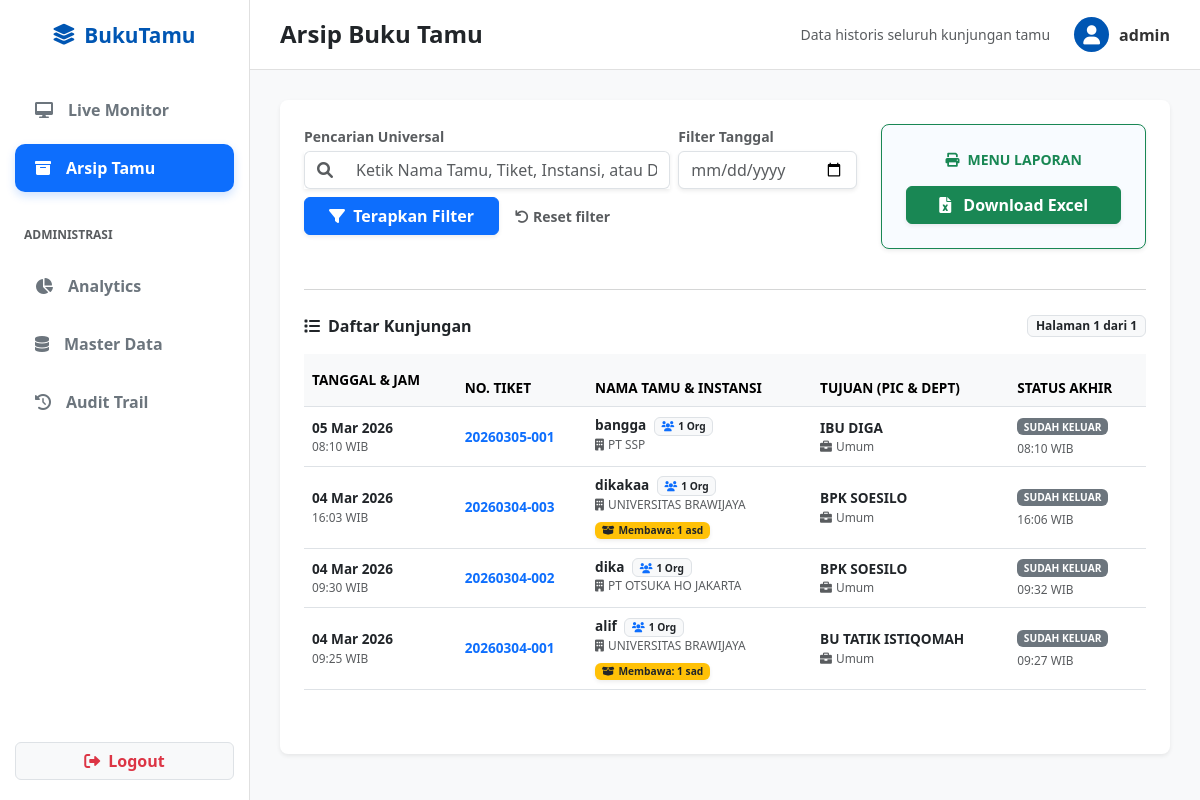
/arsip-tamu/ (signed in), run on an earlier commit of the app's database.
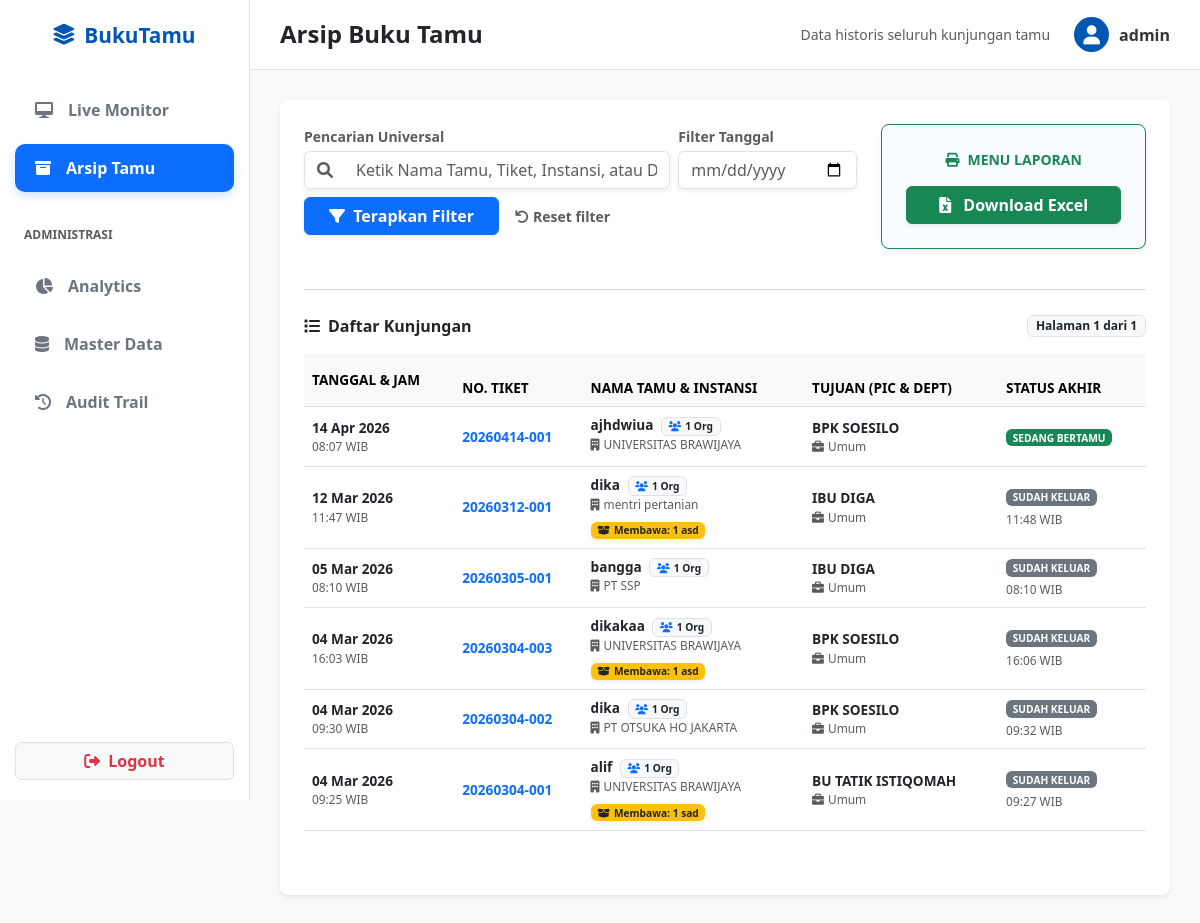
And on a later commit of the database.
### tamu/models.py (models this page shows, shortened)
class BukuTamu(models.Model):
    STATUS_CHOICES = [
        ('MENUNGGU', 'Menunggu Konfirmasi'),
        ('MASUK', 'Sedang Bertamu'),
        ('SELESAI', 'Selesai Bertamu'),
        ('KELUAR', 'Sudah Checkout'),
        ('DITOLAK', 'Ditolak/Batal'),
    ]
    KATEGORI_CHOICES = [
        ('rekan_bisnis', 'Lokal Rekan Bisnis'),
        ('pemerintahan', 'Pemerintahan'),
        ('akademisi', 'Akademisi'),
        ('overseas', 'Overseas Guests (Luar Negeri)'),
    ]
    waktu_masuk = models.DateTimeField(auto_now_add=True)
    status = models.CharField(max_length=20, choices=STATUS_CHOICES, default='MENUNGGU')
    nama = models.CharField(max_length=100, verbose_name="Nama Lengkap")
    instansi = models.CharField(max_length=150, verbose_name="Nama Instansi")
    no_hp = models.CharField(max_length=20, verbose_name="No Telfon/HP")
    no_polisi = models.CharField(max_length=20, verbose_name="No Polisi Kendaraan", blank=True, null=True)
    foto_ktp = models.ImageField(
        upload_to=rename_file_ktp,  # <--- PANGGIL FUNGSI
        verbose_name="Foto KTP",
        blank=False, null=False
    )
    keperluan = models.TextField(verbose_name="Keperluan")
    pic_tuju = models.ForeignKey('PIC', on_delete=models.SET_NULL, null=True, blank=True)
    jumlah_tamu = models.PositiveBigIntegerField(default=1, verbose_name="Jumlah Orang")
    sudah_janji = models.BooleanField(default=False, verbose_name="Sudah Janji?")
    foto_wajah = models.ImageField(
        upload_to=rename_file_selfie, # <--- PANGGIL FUNGSI
        verbose_name="Foto Wajah (Selfie)",
        blank=True, null=True
    )
    kategori_tamu = models.CharField(
        max_length=50,
        choices=KATEGORI_CHOICES,
        default='rekan_bisnis',
        verbose_name="Kategori Tamu"
    )
    waktu_keluar = models.DateTimeField(null=True, blank=True)
    created_at = models.DateTimeField(auto_now_add=True)
    bawa_barang = models.CharField(max_length=200, blank=True, null=True, verbose_name="Barang Bawaan")
    jumlah_barang = models.IntegerField(default=0, verbose_name="Jumlah Barang")
    @property
    def nomor_tiket(self):
        if not self.id:
            return "-"
        tanggal_ini = self.waktu_masuk.date()
        urutan = BukuTamu.objects.filter(waktu_masuk__date=tanggal_ini, id__lte=self.id).count()
        tanggal_str = self.waktu_masuk.strftime('%Y%m%d')
        return f"{tanggal_str}-{str(urutan).zfill(3)}"
    class Meta:
        ordering = ['-waktu_masuk']
        verbose_name_plural = "Daftar Tamu"

class PIC(models.Model): # Nama kelas jadi lebih singkat
    nama_lengkap = models.CharField(max_length=100, unique=True)
    departemen = models.CharField(max_length=100, default="-")
    is_active = models.BooleanField(default=True)
    class Meta:
        verbose_name = "PIC"
        verbose_name_plural = "Daftar PIC"

### tamu/views.py (the view, shortened to what this page needs)
# urls.py: path('arsip-tamu/', views.arsip_tamu, name='arsip_tamu'),
@login_required(login_url='login')
def arsip_tamu(request):
    tamu_list = BukuTamu.objects.all().order_by('-created_at')
    cari_nama = request.GET.get('nama', '')  # Ini sekarang bertugas sebagai penangkap Omni-Search
    cari_tanggal = request.GET.get('tanggal', '')
    if cari_tanggal:
        tamu_list = tamu_list.filter(waktu_masuk__date=cari_tanggal)
    paginator = Paginator(tamu_list, 20)
    page_number = request.GET.get('page')
    page_obj = paginator.get_page(page_number)
    context = {
        'page_obj': page_obj,
        'cari_nama': cari_nama, # Tetap pakai variabel ini agar HTML tidak error
        'cari_tanggal': cari_tanggal,
    }
    return render(request, 'tamu/arsip_tamu.html', context)

### tamu/templates/tamu/arsip_tamu.html (shortened to what this page needs)
{% extends 'tamu/base.html' %}
{% block page_header %}Arsip Buku Tamu{% endblock %}
{% block topbar_extra %}<span class="text-muted small">Data historis seluruh kunjungan tamu</span>{% endblock %}
{% block content %}
<div class="card border-0 shadow-sm bg-white rounded-3 p-4">
    <div class="row g-4 mb-4">
        <div class="col-md-8">
            <form method="GET" id="filterForm">
                <div class="row g-2">
                    <div class="col-md-8">
                        <label class="small text-muted fw-bold mb-1">Pencarian Universal</label>
                        <div class="input-group shadow-sm">
                            <span class="input-group-text bg-white border-end-0 text-muted"><i class="fas fa-search"></i></span>
                            <input type="text" name="nama" class="form-control border-start-0 text-muted" placeholder="Ketik Nama Tamu, Tiket, Instansi, atau Departemen..." value="{{ cari_nama }}">
                        </div>
                    </div>
                    <div class="col-md-4">
                        <label class="small text-muted fw-bold mb-1">Filter Tanggal</label>
                        <input type="date" name="tanggal" class="form-control text-muted shadow-sm" value="{{ cari_tanggal }}">
                    </div>
                </div>
                <div class="d-flex align-items-center mt-2">
                    <button type="submit" class="btn btn-primary px-4 fw-bold shadow-sm">
                        <i class="fas fa-filter me-1"></i> Terapkan Filter
                    </button>
                    <a href="{% url 'arsip_tamu' %}" class="small text-decoration-none ms-3 text-muted fw-bold" style="transition: 0.2s;">
                        <i class="fas fa-undo me-1"></i>Reset filter
                    </a>
                </div>
            </form>
        </div>
        <div class="col-md-4">
            <div class="card border border-success shadow-sm h-100 rounded-3" style="background-color: #f8fbff;">
                <div class="card-body p-4 d-flex flex-column justify-content-center text-center">
                    <div class="small fw-bold text-success text-uppercase mb-3">
                        <i class="fas fa-print me-2"></i>Menu Laporan
                    </div>
                    <button type="button" class="btn btn-success fw-bold w-100 shadow-sm" data-bs-toggle="modal" data-bs-target="#modalDownload">
                        <i class="fas fa-file-excel me-2"></i> Download Excel
                    </button>
                </div>
            </div>
        </div>
    </div>
    <hr class="text-muted opacity-25 mb-4">
    <div class="d-flex justify-content-between align-items-center mb-3">
        <span class="fw-bold text-dark"><i class="fas fa-list me-2"></i>Daftar Kunjungan</span>
        <span class="badge bg-light text-dark border">Halaman {{ page_obj.number }} dari {{ page_obj.paginator.num_pages }}</span>
    </div>
    <div class="table-responsive">
        <table class="table table-hover align-middle" style="font-size: 0.85rem;">
            <thead class="table-light text-muted border-bottom">
                <tr>
                    <th class="py-3">TANGGAL & JAM</th>
                    <th>NO. TIKET</th>
                    <th>NAMA TAMU & INSTANSI</th>
                    <th>TUJUAN (PIC & DEPT)</th>
                    <th>STATUS AKHIR</th>
                </tr>
            </thead>
            <tbody>
                {% for tamu in page_obj %}
                <tr>
                    <td class="text-muted">
                        <div class="fw-bold text-dark">{{ tamu.waktu_masuk|date:"d M Y" }}</div>
                        <div class="small">{{ tamu.waktu_masuk|date:"H:i" }} WIB</div>
                    </td>
                    <td><span class="text-primary fw-bold">{{ tamu.nomor_tiket }}</span></td>
                    <td>
                        <div class="fw-bold text-dark">
                            {{ tamu.nama }}
                            <span class="badge bg-light text-dark border ms-1" title="Jumlah Tamu">
                                <i class="fas fa-users text-primary me-1"></i>{{ tamu.jumlah_tamu }} Org
                            </span>
                        </div>
                        <div class="small text-muted mb-1"><i class="fas fa-building me-1"></i>{{ tamu.instansi }}</div>
                        {% if tamu.bawa_barang %}
                        <span class="badge bg-warning text-dark small shadow-sm mt-1">
                            <i class="fas fa-box-open me-1"></i>Membawa: {{ tamu.jumlah_barang }} {{ tamu.bawa_barang }}
                        </span>
                        {% endif %}
                    </td>
                    <td>
                        <div class="fw-bold text-dark text-uppercase">{{ tamu.pic_tuju.nama_lengkap|default:"-" }}</div>
                        <div class="small text-muted"><i class="fas fa-briefcase me-1"></i>{{ tamu.pic_tuju.departemen|default:"-" }}</div>
                    </td>
                    <td>
                        {% if tamu.status == 'KELUAR' %}
                            <span class="badge bg-secondary">SUDAH KELUAR</span>
                            <div class="small text-muted mt-1">{{ tamu.waktu_keluar|date:"H:i" }} WIB</div>
                        {% elif tamu.status == 'MASUK' %}
                            <span class="badge bg-success">SEDANG BERTAMU</span>
                        {% else %}
                            <span class="badge bg-warning text-dark">{{ tamu.status }}</span>
                        {% endif %}
                    </td>
                </tr>
                {% empty %}
                <tr><td colspan="5" class="text-center py-5 text-muted">Data tamu tidak ditemukan.</td></tr>
                {% endfor %}
            </tbody>
        </table>
    </div>
</div>
{% endblock %}

### tamu/templates/tamu/base.html (shortened to what this page needs)
<!DOCTYPE html>
<html lang="id">
<head>
    <link href="https://cdn.jsdelivr.net/npm/bootstrap@5.3.0/dist/css/bootstrap.min.css" rel="stylesheet">
    <link href="https://cdnjs.cloudflare.com/ajax/libs/font-awesome/6.0.0/css/all.min.css" rel="stylesheet">
</head>
<body>
    <nav id="sidebar">
        <div class="sidebar-brand">
            <i class="fas fa-layer-group"></i>
            <span>BukuTamu</span>
        </div>
        <ul class="sidebar-nav">
            <li>
                <a href="{% url 'daftar_tamu' %}" class="{% if request.resolver_match.url_name == 'daftar_tamu' %}active{% endif %}">
                    <i class="fas fa-desktop"></i>
                    <span>Live Monitor</span>
                </a>
            </li>
            <li>
                <a href="{% url 'arsip_tamu' %}" class="{% if request.resolver_match.url_name == 'arsip_tamu' %}active{% endif %}">
                    <i class="fas fa-archive"></i>
                    <span>Arsip Tamu</span>
                </a>
            </li>
            {% if request.user.is_superuser or request.user.groups.all.0.name == 'KANTOR' %}
            <li class="mt-4 mb-2 px-4 text-uppercase text-muted fw-bold" style="font-size: 0.75rem;">
                Administrasi
            </li>
            <li>
                <a href="{% url 'dashboard_analytics' %}" class="{% if request.resolver_match.url_name == 'dashboard_analytics' %}active{% endif %}">
                    <i class="fas fa-chart-pie"></i>
                    <span>Analytics</span>
                </a>
            </li>
            <li>
                <a href="{% url 'master_data' %}" class="{% if request.resolver_match.url_name == 'master_data' %}active{% endif %}">
                    <i class="fas fa-database"></i>
                    <span>Master Data</span>
                </a>
            </li>
            <li>
                <a href="{% url 'audit_trail' %}" class="{% if request.resolver_match.url_name == 'audit_trail' %}active{% endif %}">
                    <i class="fas fa-history"></i>
                    <span>Audit Trail</span>
                </a>
            </li>
            {% endif %}
            </ul>
        <div class="sidebar-footer">
            <a href="{% url 'logout' %}" class="btn btn-light w-100 fw-bold text-danger border d-flex justify-content-center align-items-center gap-2">
                <i class="fas fa-sign-out-alt"></i> Logout
            </a>
        </div>
    </nav>
    <main id="main-content">
        <header class="topbar">
            <h4 class="m-0 fw-bold text-dark">
                {% block page_header %}Dashboard{% endblock %}
            </h4>
            <div class="d-flex align-items-center gap-4">
                {% block topbar_extra %}{% endblock %}
                <div class="user-profile">
                    <div class="user-avatar">
                        <i class="fas fa-user"></i>
                    </div>
                    <span>{{ request.user.username }}</span>
                </div>
            </div>
        </header>
        <div class="content-area">
            {% block content %}
            {% endblock %}
        </div>
    </main>
</body>
</html>

What changed in the data, as far as the page shows it:
added BukuTamu: waktu_masuk "14 Apr 2026", waktu_masuk "08:07", nomor_tiket "20260414-001", nama "ajhdwiua", jumlah_tamu "1", instansi "UNIVERSITAS BRAWIJAYA", pic_tuju.nama_lengkap "BPK SOESILO", pic_tuju.departemen "Umum", status "SEDANG BERTAMU"
added BukuTamu: waktu_masuk "12 Mar 2026", waktu_masuk "11:47", nomor_tiket "20260312-001", nama "dika", jumlah_tamu "1", instansi "mentri pertanian", jumlah_barang "1", bawa_barang "asd", pic_tuju.nama_lengkap "IBU DIGA", pic_tuju.departemen "Umum", waktu_keluar "11:48"
